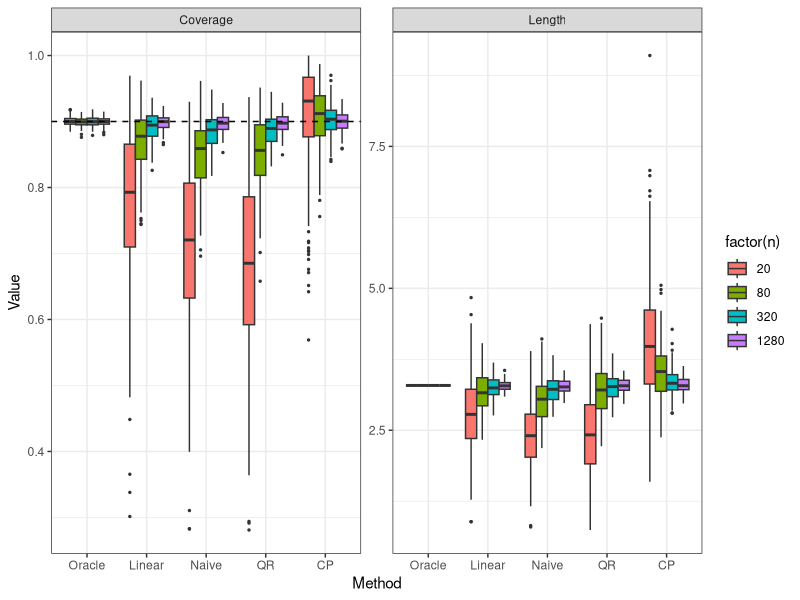
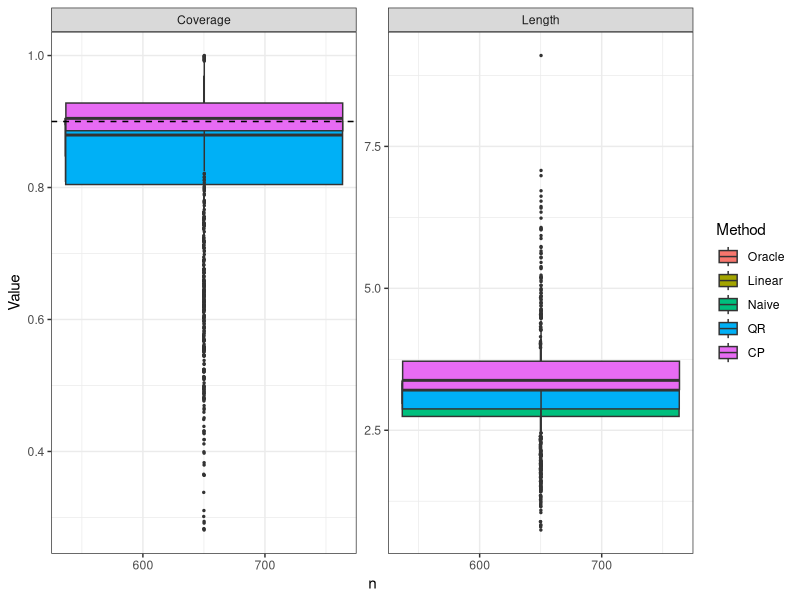

These charts were generated, in order, by the following R code:
# =============================
# Setup
# =============================
set.seed(1)

library(ggplot2)
library(tidyr)

# -----------------------------
# Parameters
# -----------------------------
n_list <- c(20, 80, 320, 1280)
M <- 200
n_test <- 2000

alpha <- 0.1
beta  <- 2
a     <- 1
sigma <- 1

f <- function(x) beta * x + a
z <- qnorm(1 - alpha/2)


# -----------------------------
# FAST Quantile Regression
# -----------------------------
qr_fit_fast <- function(x, y, tau) {
  
  X <- cbind(1, x)
  
  loss <- function(beta) {
    r <- y - X %*% beta
    sum((tau - (r < 0)) * r)
  }
  
  # smart initialization (OLS)
  beta_init <- coef(lm(y ~ x))
  
  optim(beta_init, loss, method = "BFGS")$par
}

qr_predict <- function(beta, x) {
  cbind(1, x) %*% beta
}

# -----------------------------
# Storage
# -----------------------------
results_all <- data.frame()

# -----------------------------
# Simulation loop
# -----------------------------
for (n in n_list) {
  
  cat("Running n =", n, "\n")
  
  n_train <- n/2
  n_cal   <- n/2
  
  cov <- len <- matrix(0, M, 5)
  colnames(cov) <- colnames(len) <- c("Oracle","Linear","Naive","QR","CP")
  
  for (m in 1:M) {
    
    # -------------------------
    # Data
    # -------------------------
    gen_data <- function(n) {
      x <- runif(n, -1, 1)
      eps <- rnorm(n, 0, sigma)
      y <- f(x) + eps
      data.frame(x = x, y = y)
    }
    
    train <- gen_data(n_train)
    cal   <- gen_data(n_cal)
    test  <- gen_data(n_test)
    
    # -------------------------
    # Fit linear model ONCE
    # -------------------------
    lm_fit <- lm(y ~ x, data = data.frame(x = train$x, y = train$y))
    
    pred_train <- predict(lm_fit)
    pred_cal   <- predict(lm_fit, newdata = data.frame(x = cal$x))
    pred_test  <- predict(lm_fit, newdata = data.frame(x = test$x))
    
    # FIX for predict naming
    pred_cal  <- coef(lm_fit)[1] + coef(lm_fit)[2] * cal$x
    pred_test <- coef(lm_fit)[1] + coef(lm_fit)[2] * test$x
    
    # -------------------------
    # (i) Oracle
    # -------------------------
    oracle_l <- f(test$x) - z * sigma
    oracle_u <- f(test$x) + z * sigma
    
    # -------------------------
    # (ii) Linear
    # -------------------------
    sigma_hat <- sqrt(mean((train$y - pred_train)^2))
    lin_l <- pred_test - z * sigma_hat
    lin_u <- pred_test + z * sigma_hat
    
    # -------------------------
    # Residuals
    # -------------------------
    res_train <- train$y - pred_train
    
    # -------------------------
    # (iii) Naive
    # -------------------------
    ql <- quantile(res_train, alpha/2)
    qu <- quantile(res_train, 1 - alpha/2)
    
    naive_l <- pred_test + ql
    naive_u <- pred_test + qu
    
    # -------------------------
    # (iv) TRUE QR (optim)
    # -------------------------
    beta_low  <- qr_fit_fast(train$x, train$y, alpha/2)
    beta_high <- qr_fit_fast(train$x, train$y, 1 - alpha/2)
    
    qr_l <- qr_predict(beta_low, test$x)
    qr_u <- qr_predict(beta_high, test$x)
    
    # -------------------------
    # (v) Conformal
    # -------------------------
    res_cal <- abs(cal$y - pred_cal)
    k <- ceiling((n_cal + 1) * (1 - alpha))
    
    q_cp <- sort(res_cal)[k]
    
    cp_l <- pred_test - q_cp
    cp_u <- pred_test + q_cp
    
    # -------------------------
    # Metrics (vectorized)
    # -------------------------
    coverage <- function(l, u) mean(test$y >= l & test$y <= u)
    length   <- function(l, u) mean(u - l)
    
    cov[m,] <- c(
      coverage(oracle_l, oracle_u),
      coverage(lin_l, lin_u),
      coverage(naive_l, naive_u),
      coverage(qr_l, qr_u),
      coverage(cp_l, cp_u)
    )
    
    len[m,] <- c(
      length(oracle_l, oracle_u),
      length(lin_l, lin_u),
      length(naive_l, naive_u),
      length(qr_l, qr_u),
      length(cp_l, cp_u)
    )
  }
  
  results_all <- rbind(results_all, data.frame(
    n = n,
    Method = rep(colnames(cov), each = M),
    Coverage = as.vector(cov),
    Length   = as.vector(len)
  ))
}

# -----------------------------
# Order methods
# -----------------------------
results_all$Method <- factor(
  results_all$Method,
  levels = c("Oracle","Linear","Naive","QR","CP")
)

# -----------------------------
# Reshape
# -----------------------------
results_long <- pivot_longer(
  results_all,
  cols = c(Coverage, Length),
  names_to = "Metric",
  values_to = "Value"
)

# -----------------------------
# Plot
# -----------------------------
p <- ggplot(results_long,
            aes(x = Method, y = Value, fill = factor(n))) +
  geom_boxplot(outlier.size = 0.5,
               position = position_dodge(0.75)) +
  facet_wrap(~ Metric, scales = "free_y") +
  geom_hline(
    data = data.frame(Metric = "Coverage"),
    aes(yintercept = 1 - alpha),
    linetype = "dashed",
    inherit.aes = FALSE
  ) +
  theme_bw()

print(p)


p <- ggplot(results_long,
            aes(x = n, y = Value, fill = Method)) +
  geom_boxplot(outlier.size = 0.5,
               position = position_dodge(0.75)) +
  facet_wrap(~ Metric, scales = "free_y") +
  geom_hline(
    data = data.frame(Metric = "Coverage"),
    aes(yintercept = 1 - alpha),
    linetype = "dashed",
    inherit.aes = FALSE
  ) +
  theme_bw()

print(p)
